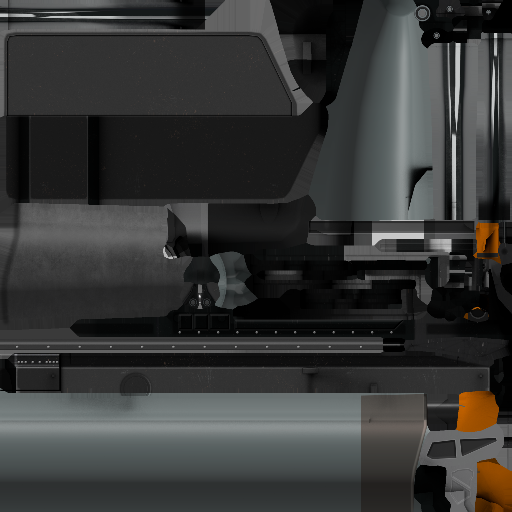
//> input picture src/iq_sim/models/boat/meshes/WamV.png, 512 x 512 px
$ ./main ../iq_sim/models/boat/meshes/WamV.png   (built with g++ and OpenCV 4)
//> lines starting //> are read from the running program, lines starting //| are printed output that depends on the picture; after the words box and inside, x2 and y2 are one past the last pixel; in counts of white or black regions, pixels touching at a corner belong together
//> further down, src is the input picture: 512 rows x 512 cols, CV_8UC3; mean B, G, R 54.6, 55.6, 54.9
### src/centroid_tracker/include/tracker.hpp
#include <cmath>
#include <vector>
#include <opencv2/core.hpp>
#include <opencv2/imgproc.hpp>
#include <opencv2/highgui.hpp>


class Tracker
{
public:
    Tracker();
    ~Tracker();

    std::vector<cv::Point2f> calculate_centers(cv::Mat src,
        std::vector<cv::Vec4i>& hierarchy,
        std::vector<std::vector<cv::Point>>& contours,
        bool show_bw=0) const;
    std::vector<float> calc_dists(
        cv::Point2f p, const std::vector<cv::Point2f>& points) const;
    int find_min (int i,
        std::vector<cv::Point2f> new_points,
        std::vector<cv::Point2f> old_points) const;

    void update(cv::Mat img);

    cv::Scalar get_color(int i);

    const std::vector<cv::Point2f>& get_centers() const { return centers; }
    const std::vector<cv::Vec4i>& get_hierarchy() const { return hierarchy; }
    const std::vector<std::vector<cv::Point>>& get_countours() const { return contours; }

private:
    cv::Scalar new_color();
    std::vector<cv::Point2f> calculate_centers(cv::Mat src, bool show_bw=0);

    std::vector<int> ids;
    std::vector<cv::Scalar> colors;
    std::vector<cv::Point2f> centers;
    std::vector<cv::Vec4i> hierarchy;
    std::vector<std::vector<cv::Point>> contours;
};


Tracker::Tracker() { }
Tracker::~Tracker() { }


cv::Scalar Tracker::new_color()
{
    int b = cv::theRNG().uniform(0, 256);
    int g = cv::theRNG().uniform(0, 256);
    int r = cv::theRNG().uniform(0, 256);
    cv::Scalar color(b, g, r);
    return color;
}


cv::Scalar Tracker::get_color(int i)
{
    return this->colors[i];
}


std::vector<float> Tracker::calc_dists(
    cv::Point2f p, const std::vector<cv::Point2f>& points) const
{
    std::vector<float> distances(points.size());

    std::transform(points.begin(), points.end(), distances.begin(),
        [&p](cv::Point2f _p){ return abs(p.x - _p.x) + abs(p.y- _p.y); }
    );

    return distances;
}


std::vector<cv::Point2f> Tracker::calculate_centers(cv::Mat src,
    std::vector<cv::Vec4i>& hierarchy,
    std::vector<std::vector<cv::Point>>& contours,
    bool show_bw) const
{
//> called with show_bw = false

    // Create binary image from source image
    cv::Mat bw;
    cv::cvtColor(src, bw, cv::COLOR_BGR2GRAY);
    cv::threshold(bw, bw, 40, 255, cv::THRESH_BINARY | cv::THRESH_OTSU);
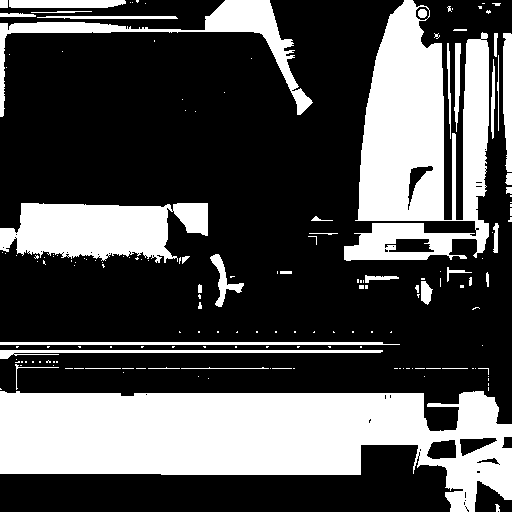
//> bw: 512 rows x 512 cols, CV_8UC1; 31.9% white; 169 white regions (126 under 20 px)

    if (show_bw) cv::imshow("Binary Image", bw);


    // find contours
    cv::findContours(bw, contours, hierarchy,
        cv::RETR_TREE, cv::CHAIN_APPROX_SIMPLE, cv::Point(0, 0)
    );
//> contours = 219 contours, 185 with area under 20; largest, box (x1, y1, x2, y2) and area: (0, 391, 512, 512) 38983, (344, 0, 489, 261) 22632, (0, 203, 208, 263) 8463, (0, 0, 313, 117) 4505, (503, 33, 512, 172) 946

    // remove small regions of the image
    contours.erase(
        std::remove_if(contours.begin(), contours.end(),
            [](std::vector<cv::Point> p){ return cv::contourArea(p) < 100; }),
        contours.end()
    );
//> contours = 19 contours; largest, box (x1, y1, x2, y2) and area: (0, 391, 512, 512) 38983, (344, 0, 489, 261) 22632, (0, 203, 208, 263) 8463, (0, 0, 313, 117) 4505, (503, 33, 512, 172) 946

    // get the moments
    std::vector<cv::Moments> mu(contours.size());
//> mu = 19 items
    for(int i = 0; i<contours.size(); i++)
    {
        mu[i] = cv::moments( contours[i], false );
    }
//> this loop made 19 passes

    // get the centroid of figures.
    std::vector<cv::Point2f> centers(contours.size());
    for(int i = 0; i<contours.size(); i++)
    {
        centers[i] = cv::Point2f(
            mu[i].m10/(mu[i].m00+0.0001),
            mu[i].m01/(mu[i].m00+0.0001)
        );
    }

    return centers;
}


std::vector<cv::Point2f> Tracker::calculate_centers(cv::Mat src, bool show_bw)
{
    return calculate_centers(src, this->hierarchy, this->contours, show_bw);
}


int Tracker::find_min(int i,
        std::vector<cv::Point2f> new_points,
        std::vector<cv::Point2f> old_points) const
{
    if (new_points.empty() || old_points.empty()) return -1;

    cv::Point2f p = new_points[i];

    // distance from this point to the old points
    std::vector<float> pdists = this->calc_dists(p, old_points);
    int pargmin = std::min_element(pdists.begin(), pdists.end()) - pdists.begin();
    // distance from target point to other points
    cv::Point2f target_p = old_points[pargmin];
    std::vector<float> odists = calc_dists(target_p, new_points);
    int oargmin = std::min_element(odists.begin(), odists.end()) - odists.begin();
    // found new point position
    if (oargmin == i)
    {
        return pargmin;
    }
    // did not found new point position; remove old points
    else
    {
        new_points.erase(new_points.begin() + oargmin);
        old_points.erase(old_points.begin() + pargmin);
        // update index
        int new_i = std::find(new_points.begin(), new_points.end(), p) - new_points.begin();
        return this->find_min(new_i, new_points, old_points);
    }
}


void Tracker::update(cv::Mat img)
{
    std::vector<cv::Point2f> new_centers = this->calculate_centers(img, 0);
//> new_centers = 19 Points (x, y), first 12: [248.4, 435.1], [442.3, 449.6], [474.1, 444.1], [176.3, 351.3], [191.1, 343], [425.4, 292.3], [223.2, 279.8], [100.1, 228.7], [492.6, 101.6], [456.9, 78.04], [448.6, 79.86], [507.4, 95.88]

    if (this->centers.empty())
    {
        for (int i = 0; i < new_centers.size(); i++)
        {
            this->colors.push_back(this->new_color());
            this->ids.push_back(i);
        }
        this->centers = new_centers;
//> this->centers has the same summary as new_centers
        return;
    }

    // init new variables
    std::vector<cv::Point2f> old_centers(this->centers);
    std::vector<int> new_ids(new_centers.size());
    std::vector<cv::Scalar> new_colors(new_centers.size());

    // find correspondence between centers
    for (int i=0; i<new_centers.size(); i++)
    {
        cv::Point2f p = new_centers[i];
        int index = this->find_min(i, new_centers, old_centers);
        // assign new id
        if (index != -1)
        {
            new_ids[i] = this->ids[index];
            new_colors[i] = this->colors[index];
        }
        else
        {
            // assign new color and id
            int m_id = *std::max_element(this->ids.begin(), this->ids.end());
            int m_nid = *std::max_element(new_ids.begin(), new_ids.end());
            new_ids[i] = std::max(m_id, m_nid) + 1;
            new_colors[i] = this->new_color();
        }
    }

    this->colors = new_colors;
    this->ids = new_ids;
    this->centers = new_centers;
}

### src/centroid_tracker/main.cpp
#include <opencv2/core.hpp>
#include <opencv2/imgproc.hpp>
#include <opencv2/highgui.hpp>
#include <iostream>
#include <algorithm>

#include "include/tracker.hpp"

cv::Mat translateImg(cv::Mat &img, int offsetx, int offsety){
    cv::Mat trans_mat = (cv::Mat_<double>(2,3) << 1, 0, offsetx, 0, 1, offsety);
    warpAffine(img,img,trans_mat,img.size());
    return img;
}

int main(int argc, char *argv[])
{

    Tracker tracker;
    // [16 lines of commented-out code are left out]
    cv::CommandLineParser parser( argc, argv, "{@input | cards.png | input image}" );
    cv::Mat src = cv::imread( parser.get<cv::String>( "@input" ) );
    if(src.empty())
    {
        std::cout << "Could not open or find the image!\n" << std::endl;
        std::cout << "Usage: " << argv[0] << " <Input image>" << std::endl;
        return -1;
    }


    while (1)
    {
        tracker.update(src);
        auto contours = tracker.get_countours();
        auto mc = tracker.get_centers();
//> mc has the same summary as new_centers in update
        auto hierarchy = tracker.get_hierarchy();

        // draw contours
        cv::Mat drawing(src.size(), CV_8UC3, cv::Scalar(255,255,255));
        for(int i = 0; i<contours.size(); i++)
        {
            auto color = tracker.get_color(i);
            cv::drawContours(drawing, contours, i, color, 2, 8, hierarchy, 0, cv::Point());
            cv::circle( drawing, mc[i], 4, color, -1, 8, 0 );
        }
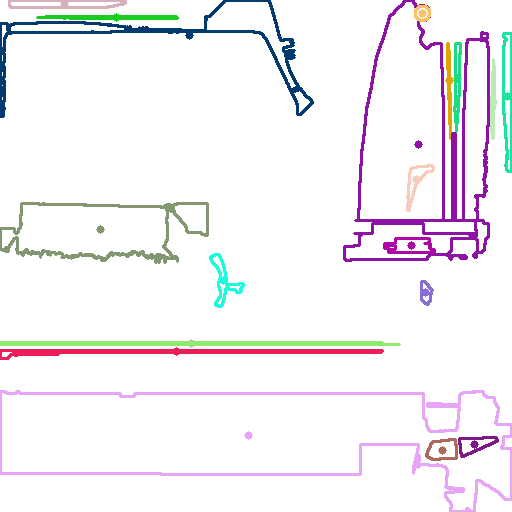
//> drawing: 512 rows x 512 cols, CV_8UC3; mean B, G, R 245.1, 241.8, 244.3

        // show the resultant image
        cv::namedWindow("Contours", cv::WINDOW_NORMAL);
        cv::imshow("Contours", drawing);
        cv::waitKey(0);

        src = translateImg(src, 0, -10);
//> in translateImg, `warpAffine(img,img,trans_mat,img.size());`:
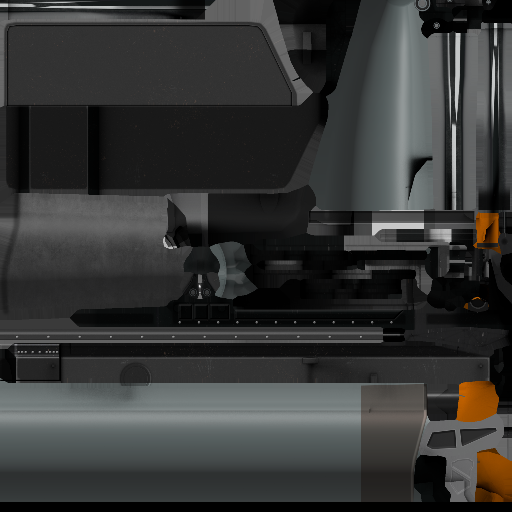
//> img: 512 rows x 512 cols, CV_8UC3; mean B, G, R 53.7, 54.7, 54
    }


    return 0;
}
